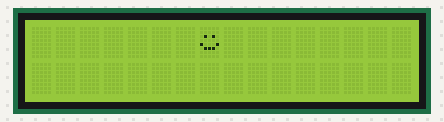
Bench run of a sketch on a simulated ESP32. Shown: 16×2 character LCD.

Above: at 0.1 s.
At 4.2 s:
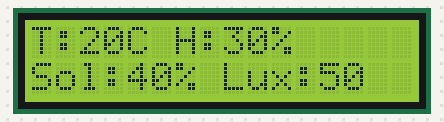

Measured:
- what the display in image 1 shows lasts 4.0 s, from 4.1 s to 8.1 s

The sketch:

lcd.ino
```cpp
#include <Wire.h>
#include <LiquidCrystal_I2C.h>

// Déclaration des caractères personnalisés
byte smileyContent[8] = {0b00000,0b00000,0b01010,0b00000,0b10001,0b01110,0b00000,0b00000};
byte smileyNeutre[8] = {0b00000,0b00000,0b01010,0b00000,0b11111,0b00000,0b00000,0b00000};
byte smileyTriste[8] = {0b00000,0b00000,0b01010,0b00000,0b01110,0b10001,0b00000,0b00000};

int emoji = 1;
int SDA_PIN = 18;
int SCL_PIN = 19;

// Initialisation de l'écran LCD (ajout de l'adresse I2C)
LiquidCrystal_I2C lcd(0x27, 16, 2); // Adresse I2C généralement 0x27 ou 0x3F

void setup() {
  Serial.begin(115200);
  Wire.begin(SDA_PIN, SCL_PIN);
  lcd.init(); // Initialisation avant d'utiliser begin()
  lcd.backlight();

  // Création des caractères personnalisés
  lcd.createChar(1, smileyContent);
  lcd.createChar(2, smileyNeutre);
  lcd.createChar(3, smileyTriste);

  lcd.clear();
}

void loop() {
  // 1. Affichage du smiley
  lcd.clear();
  lcd.setCursor(7, 0);  // Centré
  lcd.write(byte(emoji));
  delay(4000);

  // 2. Affichage des valeurs
  lcd.clear();
  lcd.setCursor(0, 0);
  lcd.print("T:");
  lcd.print(20); // Correction: suppression du deuxième paramètre
  lcd.print("C H:");
  lcd.print(30); // Correction: suppression du deuxième paramètre
  lcd.print("%");

  lcd.setCursor(0, 1);
  lcd.print("Sol:");
  lcd.print(40); // Correction: suppression du deuxième paramètre
  lcd.print("% Lux:");
  lcd.print(50); // Correction: suppression du deuxième paramètre

  delay(4000);
}
```
